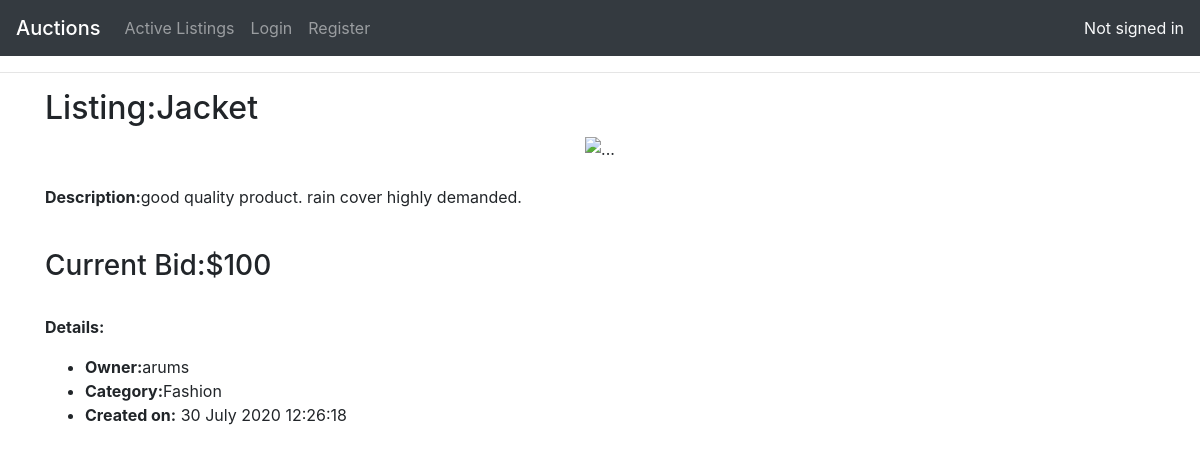
The app's page /listings/2 with its own data.
### auctions/models.py (models this page shows)
class Listing(models.Model):
    owner = models.CharField(max_length=64)
    title = models.CharField(max_length=64)
    description = models.TextField()
    price = models.IntegerField()
    category = models.CharField(max_length=64)
    link = models.CharField(max_length=64,default=None,blank=True,null=True)
    time = models.CharField(max_length=64)

### auctions/views.py (the view)
# urls.py: path("listings/<int:id>",views.listingpage,name="listingpage"),
def listingpage(request,id):
    try:
        item = Listing.objects.get(id=id)
    except:
        return redirect('auctions:index')
    try:
        comments = Comment.objects.filter(listingid=id)
    except:
        comments = None
    if request.user.username:
        try:
            if Watchlist.objects.get(user=request.user.username,listingid=id):
                added=True
        except:
            added = False
        try:
            l = Listing.objects.get(id=id)
            if l.owner == request.user.username :
                owner=True
            else:
                owner=False
        except:
            return redirect('auctions:index')
    else:
        added=False
        owner=False
    try:
        w = Watchlist.objects.filter(user=request.user.username)
        wcount=len(w)
    except:
        wcount=None
    return render(request,"auctions/listingpage.html",{
        "i":item,
        "error":request.COOKIES.get('error'),
        "errorgreen":request.COOKIES.get('errorgreen'),
        "comments":comments,
        "added":added,
        "owner":owner,
        "wcount":wcount
    })

### auctions/templates/auctions/listingpage.html (shortened to what this page needs)
{% extends "auctions/layout.html" %}
{% block body %}
 <div class="container">
    <h2>Listing:{{i.title}}</h2>
    <div class="container" style="text-align: center;">
        <img src="{{i.link}}" width="30%" alt="...">
    </div>
    <br>
    <p><b>Description:</b>{{i.description}}</p>
    <br>
    <h3>Current Bid:${{i.price}}</h3>
    <br>
    <p><b>Details:</b>
    <ul>
        <li><b>Owner:</b>{{i.owner}}</li>
        <li><b>Category:</b>{{i.category}}</li>
        <li><b>Created on:</b>{{i.time}}</li>
    </ul>
    </p>
 </div>
{% endblock %}

### auctions/static/auctions/style.css (style rules this page uses)
body { background-color: white; padding-left: 0px; }

### records on screen
Listing: title "Jacket", description "good quality product. rain cover highly demanded.", price "100", owner "arums", category "Fashion", time "30 July 2020 12:26:18"
